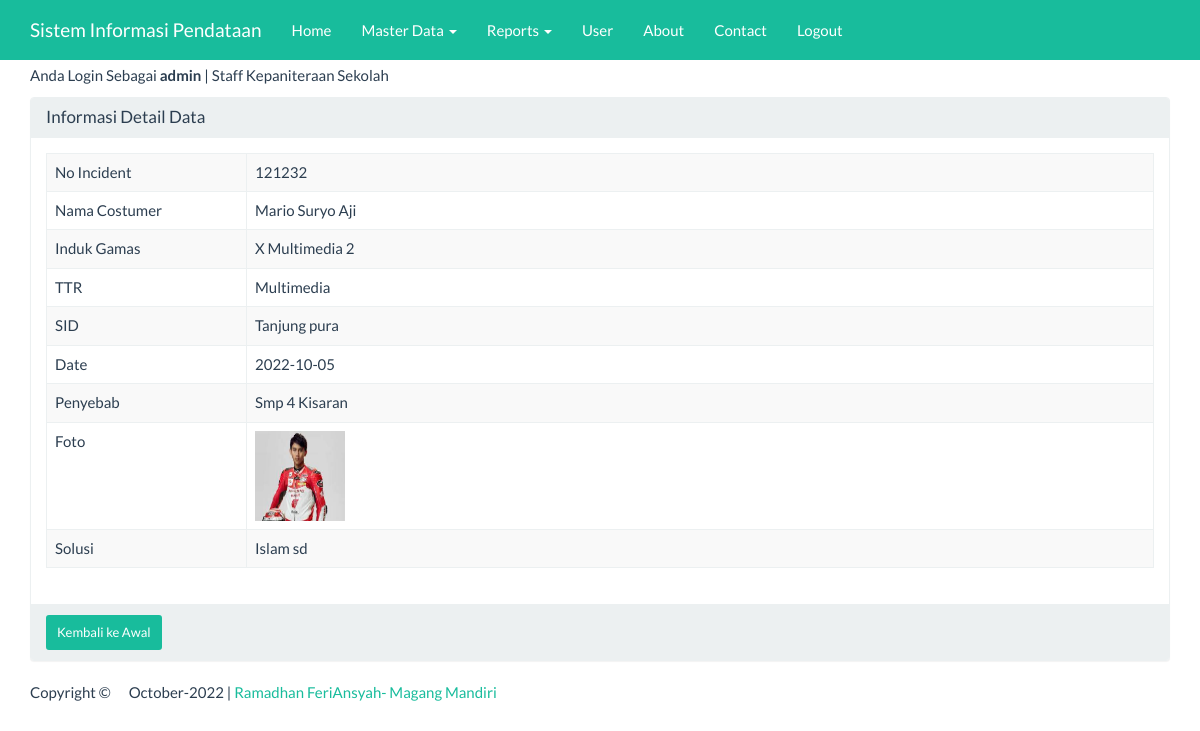
Page /index_admin.php?page=datasiswa&actions=detail&nis=121232 (signed in) on the committed database.
### tables this page shows
CREATE TABLE `datasiswa` (
  `nis` varchar(50) NOT NULL,
  `nama` varchar(25) NOT NULL,
  `kelas` varchar(255) NOT NULL,
  `alamat` varchar(20) NOT NULL,
  `gender` varchar(50) NOT NULL,
  `agama` varchar(25) NOT NULL,
  `no_telp` varchar(50) NOT NULL,
  `foto` varchar(255) NOT NULL,
  `thn_masuk` date NOT NULL,
  `Jurusan` varchar(50) NOT NULL,
  `asal_sekolah` varchar(500) NOT NULL,
  `Status` varchar(15) NOT NULL
);

### views/datasiswa_detail.php (the view, shortened to what this page needs)
<div class="container">
    <div class="row">
        <div class="col-xs-12">
            <div class="panel panel-default">
                <div class="panel-heading">
                    <h3 class="panel-title">Informasi Detail Data</h3>
                </div>
                <div class="panel-body">
                    <?php
                    $sql = "SELECT *FROM datasiswa WHERE nis ='" . $_GET ['nis'] . "'";
                    $query = mysqli_query($koneksi, $sql) or die("SQL Detail error");
                    $data = mysqli_fetch_array($query);
                    ?>
                    <table class="table table-bordered table-striped table-hover">
                     <tr>
                            <td width="200">No Incident</td> <td><?= $data['nis'] ?></td>
                        </tr>
                        <tr>
                            <td width="200">Nama Costumer</td> <td><?= $data['nama'] ?></td>
                        </tr>
                        <tr>
                            <td>Induk Gamas</td> <td><?= $data['kelas'] ?></td>
                        </tr>
                        <tr>
                            <td>TTR</td> <td><?= $data['Jurusan'] ?></td>
                        </tr>
                        <tr>
                            <td>SID</td> <td><?= $data['alamat'] ?></td>
						<tr>
                            <td>Date</td> <td><?= $data['thn_masuk'] ?></td>
                        </tr>
						<tr>
                            <td>Penyebab</td> <td><?= $data['asal_sekolah'] ?></td>
                        </tr>
                        <tr>
                            <td>Foto</td> <td><?php echo "<img src='foto/".$data['foto']."' width='90px' height='90px'/>"?></td>
                        </tr>
                        </tr>
                            <td>Solusi</td> <td><?= $data['agama'] ?></td>
                    </table>
                </div>
                <div class="panel-footer">
                    <a href="?page=datasiswa&actions=tampil" class="btn btn-success btn-sm">
                        Kembali ke Awal </a>
                </div>
            </div>
        </div>
    </div>
</div>

### index_admin.php (style rules this page uses)
body { margin-top:65px; }

### rows in the picture
datasiswa: nis "121232", nama "Mario Suryo Aji", kelas "X Multimedia 2", Jurusan "Multimedia", alamat "Tanjung pura", thn_masuk "2022-10-05", asal_sekolah "Smp 4 Kisaran", foto (picture), agama "Islam sd"

### other values in the picture
$_SESSION['username'] "admin"
$_SESSION['ket'] "Staff Kepaniteraan Sekolah"
